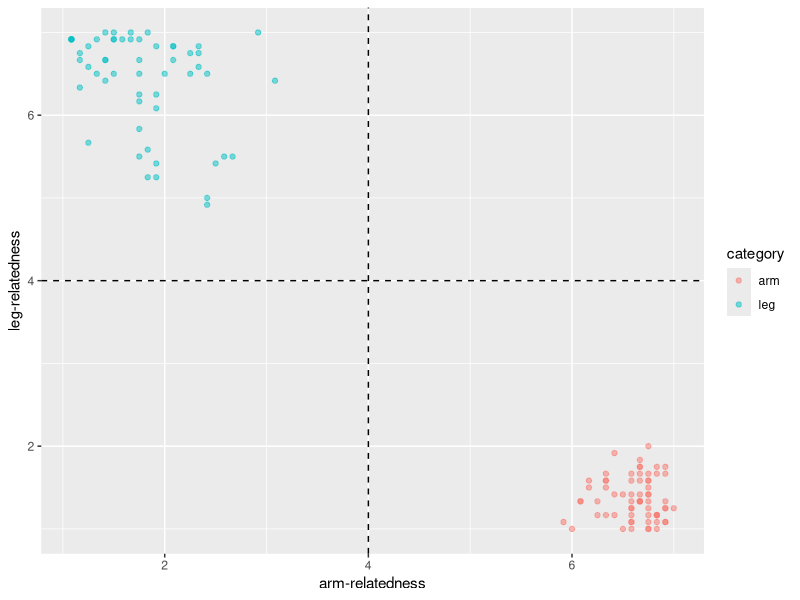
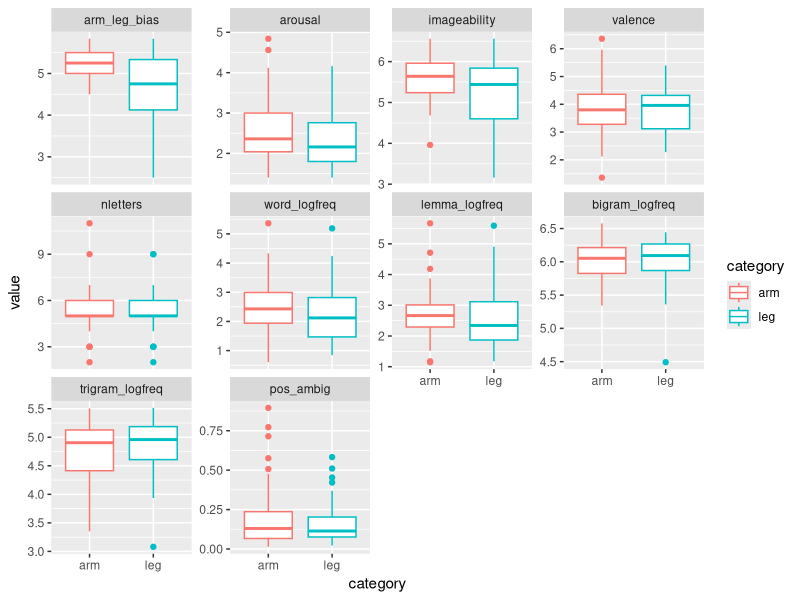

The R script that drew these images, in order:
## ---- chunk 1
library(knitr)
library(ggplot2)
# library(GGally)
library(dplyr)
library(tidyr)
library(readr)  # Improves the base functions for reading data files.
# library(lme4)
knitr::opts_chunk$set(echo = TRUE, fig.height = 3.5)
## ---- chunk 2
## load data files
# Arm/leg verb bias Swedish (note this already contains average ratings, for
# details about how it was generated, see "norming_analysis.Rmd")
bias <- read_csv("verb-bias_sw_mean.csv")
head(bias)
## ---- chunk 3
# verb norming Swedish: imageability, valence and arousal ratings
# (this processed file is created in "norming_imageability-etc_preprocess.R")
norms <- read_csv("data_verb-norming_swe_ratings.csv")
head(norms)
## ---- chunk 4
# arm/leg words
norms <- left_join(norms, bias %>% select(Word = verb, Category = category))
# the rest are control words
norms[is.na(norms$Category), "Category"] <- "control"
norms$Category <- factor(norms$Category, levels = c("arm", "leg", "control"))
head(norms)
## ---- chunk 5
norms_mean <- norms %>%
  filter(Category != "control") %>% 
  group_by(Word, Category, Task) %>%
  summarise(Rating = mean(Rating))
## ---- chunk 6
norms_mean <- spread(norms_mean, Task, Rating)
head(norms_mean, 4)
## ---- chunk 7
stim <- left_join(norms_mean, bias %>% select(Word = verb, Arm : bias_absol))
head(stim, 4)
## ---- chunk 8
freq_word <- read_tsv(
  "frequency_measures/filtered_word_unigram_freqs_sv.tsv", col_names = FALSE
  ) %>%
  rename(Word = X1, word_freq = X2) %>%
  mutate(word_logfreq = log10(word_freq))
head(freq_word)
## ---- chunk 9
stim <- left_join(stim, freq_word %>% select(-word_freq))
head(stim, 4) %>% kable
## ---- chunk 10
freq_lemma <- read_tsv(
  "frequency_measures/filtered_lemma_unigram_freqs_sv.tsv", col_names = FALSE
  ) %>%
  rename(lemma = X1, lemma_freq = X2)
head(freq_lemma)
## ---- chunk 11
# We will trust the parts-of-speech (POS) tagged lemmatization, even if some of
# the POS assignments are probably off. We hope that they are in the right 
# ballpark.
# Divide "lemma" column into the actual lemma and the POS tag (using regular
# expressions (regex), see https://www.regular-expressions.info/rlanguage.html)
freq_lemma$lemma_true <- sub("(.*)_([a-z]*)$", "\\1", freq_lemma$lemma)
freq_lemma$POS <- sub("(.*)_([a-z]*)$", "\\2", freq_lemma$lemma)
head(freq_lemma)
# This is mostly what we want, but it also results in some inaccuracies because
# not all lemmas actually have a tag.
# To illustrate, consider some of the unique values in the POS column:
unique(freq_lemma$POS)[1:12]
# Some of them are clearly not POS tags, but the verbs themselves!
# But it's a pain to sort this out, so let's just ignore those exceptional cases
# and focus on lemmas tagged as verbs. Hopefully this will only remove some
# evenly distributed noise.
freq_verblemmas <- freq_lemma %>% filter(POS == "verb")
## ---- chunk 12
stim <- stim %>%
  left_join(freq_verblemmas %>%
              mutate(lemma_logfreq = log10(lemma_freq)) %>%
              select(Word = lemma_true, lemma_logfreq))
head(stim, 4) %>% kable
## ---- chunk 13
# Select only verb occurrences
gramm_ambig <- freq_lemma %>%
  filter(POS == "verb") %>% select(lemma_true, lemma_freq) %>%
  # join with the overall frequency
  left_join(freq_lemma %>%
              group_by(lemma_true) %>%
              summarise(overall_freq = sum(lemma_freq))
            ) %>%
  mutate(POS_ambig = 1 - lemma_freq / overall_freq)
head(gramm_ambig)
## ---- chunk 14
stim <- stim %>%
  left_join(gramm_ambig %>%
              select(Word = lemma_true, POS_ambig))
head(stim, 4) %>% kable
## ---- chunk 15
# Bigram frequency
bigrams <- read_csv("frequency_measures/word_bigram_freqs_sv.csv")
head(bigrams)
# Trigram frequency
trigrams <- read_csv("frequency_measures/word_trigram_freqs_sv.csv")
head(trigrams)
## ---- chunk 16
stim <- stim %>%
  left_join(bigrams) %>%
  left_join(trigrams)
head(stim, 4) %>% kable
## ---- chunk 17
stim$nletters <- nchar(stim$Word)
## ---- chunk 18
stim <- stim %>% rename(word = Word, category = Category, arm = Arm, leg = Leg,
                        pos_ambig = POS_ambig)
## ---- chunk 19
ggplot(stim, aes(x = arm, y = leg, colour = category)) +
  geom_point(alpha = .5) +
  geom_hline(yintercept = 4, linetype = "dashed") +
  geom_vline(xintercept = 4, linetype = "dashed") +
  xlab("arm-relatedness") +
  ylab("leg-relatedness")
## ---- chunk 20
stim <- stim %>% 
  select(- c("arm", "leg", "bias")) %>%
  rename(arm_leg_bias = bias_absol)
## ---- chunk 21
# From current wide format
kable(head(stim))
# to long format
stiml <- gather(stim, var, value, arousal : nletters)
kable(head(stiml))
kable(tail(stiml))
## ---- chunk 22
# Choose a meaninful order for the features (rather than alphabetical)
unique(stiml$var)
stiml$var <- factor(
  stiml$var, 
  levels = c("arm_leg_bias", "arousal", "imageability", "valence", "nletters",
             "word_logfreq", "lemma_logfreq", "bigram_logfreq", "trigram_logfreq",
             "pos_ambig"))
## ---- chunk 23
ggplot(stiml, aes(x = category, y = value, colour = category)) +
  geom_boxplot() +
  facet_wrap(~ var, scales = "free_y")
## ---- chunk 24
compar_plot <- function(df) {
  
}
